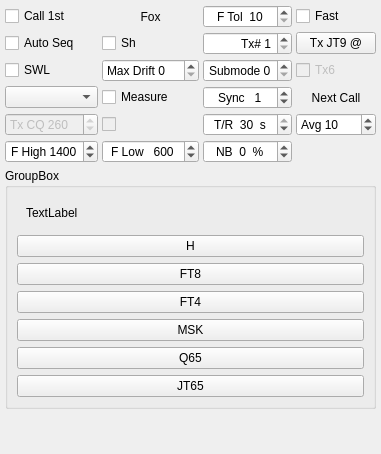
                     <widget class="QWidget" name="tab_9">
                      <attribute name="title">
                       <string>3</string>
                      </attribute>
                      <layout class="QGridLayout" name="gridLayout_7" columnstretch="0,1">
                       <property name="leftMargin">
                        <number>5</number>
                       </property>
                       <property name="topMargin">
                        <number>5</number>
                       </property>
                       <property name="rightMargin">
                        <number>5</number>
                       </property>
                       <property name="bottomMargin">
                        <number>5</number>
                       </property>
                       <property name="spacing">
                        <number>5</number>
                       </property>
                       <item row="0" column="0">
                        <layout class="QGridLayout" name="gridLayout_3">
                         <property name="spacing">
                          <number>4</number>
                         </property>
                         <item row="5" column="0">
                          <widget class="QCheckBox" name="cbAutoSeq">
                           <property name="toolTip">
                            <string>&lt;html&gt;&lt;head/&gt;&lt;body&gt;&lt;p&gt;Check to enable automatic sequencing of Tx messages based on received messages.&lt;/p&gt;&lt;/body&gt;&lt;/html&gt;</string>
                           </property>
                           <property name="text">
                            <string>Auto Seq</string>
                           </property>
                          </widget>
                         </item>
                         <item row="6" column="3">
                          <widget class="QCheckBox" name="cbTx6">
                           <property name="enabled">
                            <bool>false</bool>
                           </property>
                           <property name="toolTip">
                            <string>Check to generate &quot;@1250  (SEND MSGS)&quot; in Tx6.</string>
                           </property>
                           <property name="text">
                            <string>Tx6</string>
                           </property>
                          </widget>
                         </item>
                         <item row="4" column="0">
                          <widget class="QCheckBox" name="cbFirst">
                           <property name="toolTip">
                            <string>&lt;html&gt;&lt;head/&gt;&lt;body&gt;&lt;p&gt;Check to call the first decoded responder to my CQ.&lt;/p&gt;&lt;/body&gt;&lt;/html&gt;</string>
                           </property>
                           <property name="text">
                            <string>Call 1st</string>
                           </property>
                          </widget>
                         </item>
                         <item row="8" column="0">
                          <widget class="QSpinBox" name="sbCQTxFreq">
                           <property name="enabled">
                            <bool>false</bool>
                           </property>
                           <property name="toolTip">
                            <string>&lt;html&gt;&lt;head/&gt;&lt;body&gt;&lt;p&gt;Frequency to call CQ on in kHz above the current MHz&lt;/p&gt;&lt;/body&gt;&lt;/html&gt;</string>
                           </property>
                           <property name="prefix">
                            <string>Tx CQ </string>
                           </property>
                           <property name="minimum">
                            <number>1</number>
                           </property>
                           <property name="maximum">
                            <number>999</number>
                           </property>
                           <property name="value">
                            <number>260</number>
                           </property>
                          </widget>
                         </item>
                         <item row="8" column="2">
                          <widget class="RestrictedSpinBox" name="sbTR">
                           <property name="toolTip">
                            <string>&lt;html&gt;&lt;head/&gt;&lt;body&gt;&lt;p&gt;Tx/Rx or Frequency calibration sequence length&lt;/p&gt;&lt;/body&gt;&lt;/html&gt;</string>
                           </property>
                           <property name="alignment">
                            <set>Qt::AlignCenter</set>
                           </property>
                           <property name="suffix">
                            <string>  s</string>
                           </property>
                           <property name="prefix">
                            <string>T/R  </string>
                           </property>
                           <property name="minimum">
                            <number>5</number>
                           </property>
                           <property name="maximum">
                            <number>30</number>
                           </property>
                           <property name="value">
                            <number>30</number>
                           </property>
                          </widget>
                         </item>
                         <item row="9" column="1">
                          <widget class="QSpinBox" name="sbF_Low">
                           <property name="alignment">
                            <set>Qt::AlignCenter</set>
                           </property>
                           <property name="prefix">
                            <string>F Low   </string>
                           </property>
                           <property name="minimum">
                            <number>100</number>
                           </property>
                           <property name="maximum">
                            <number>5000</number>
                           </property>
                           <property name="singleStep">
                            <number>50</number>
                           </property>
                           <property name="value">
                            <number>600</number>
                           </property>
                          </widget>
                         </item>
                         <item row="7" column="2">
                          <widget class="QSpinBox" name="syncSpinBox">
                           <property name="toolTip">
                            <string>&lt;html&gt;&lt;head/&gt;&lt;body&gt;&lt;p&gt;Synchronizing threshold.  Lower numbers accept weaker sync signals.&lt;/p&gt;&lt;/body&gt;&lt;/html&gt;</string>
                           </property>
                           <property name="alignment">
                            <set>Qt::AlignCenter</set>
                           </property>
                           <property name="prefix">
                            <string>Sync   </string>
                           </property>
                           <property name="minimum">
                            <number>-1</number>
                           </property>
                           <property name="maximum">
                            <number>10</number>
                           </property>
                           <property name="value">
                            <number>1</number>
                           </property>
                          </widget>
                         </item>
                         <item row="5" column="3">
                          <widget class="QPushButton" name="pbTxMode">
                           <property name="enabled">
                            <bool>true</bool>
                           </property>
                           <property name="sizePolicy">
                            <sizepolicy hsizetype="Maximum" vsizetype="Fixed">
                             <horstretch>0</horstretch>
                             <verstretch>0</verstretch>
                            </sizepolicy>
                           </property>
                           <property name="toolTip">
                            <string>Toggle Tx mode</string>
                           </property>
                           <property name="text">
                            <string>Tx JT9 @</string>
                           </property>
                          </widget>
                         </item>
                         <item row="5" column="2">
                          <widget class="QSpinBox" name="sbSerialNumber">
                           <property name="alignment">
                            <set>Qt::AlignRight|Qt::AlignTrailing|Qt::AlignVCenter</set>
                           </property>
                           <property name="prefix">
                            <string>Tx# </string>
                           </property>
                           <property name="minimum">
                            <number>1</number>
                           </property>
                           <property name="maximum">
                            <number>4095</number>
                           </property>
                          </widget>
                         </item>
                         <item row="4" column="2">
                          <widget class="HintedSpinBox" name="sbFtol">
                           <property name="toolTip">
                            <string>Frequency tolerance (Hz)</string>
                           </property>
                           <property name="alignment">
                            <set>Qt::AlignCenter</set>
                           </property>
                           <property name="prefix">
                            <string>F Tol  </string>
                           </property>
                           <property name="minimum">
                            <number>10</number>
                           </property>
                           <property name="maximum">
                            <number>1000</number>
                           </property>
                           <property name="value">
                            <number>10</number>
                           </property>
                          </widget>
                         </item>
                         <item row="9" column="2">
                          <widget class="QSpinBox" name="sbNB">
                           <property name="alignment">
                            <set>Qt::AlignCenter</set>
                           </property>
                           <property name="suffix">
                            <string>  %</string>
                           </property>
                           <property name="prefix">
                            <string>NB  </string>
                           </property>
                           <property name="minimum">
                            <number>-2</number>
                           </property>
                           <property name="maximum">
                            <number>25</number>
                           </property>
                          </widget>
                         </item>
                         <item row="4" column="3">
                          <widget class="QCheckBox" name="cbFast9">
                           <property name="toolTip">
                            <string>&lt;html&gt;&lt;head/&gt;&lt;body&gt;&lt;p&gt;Check to enable JT9 fast modes&lt;/p&gt;&lt;/body&gt;&lt;/html&gt;</string>
                           </property>
                           <property name="text">
                            <string>Fast</string>
                           </property>
                          </widget>
                         </item>
                         <item row="7" column="3">
                          <widget class="QLabel" name="labNextCall">
                           <property name="toolTip">
                            <string>&lt;html&gt;&lt;head/&gt;&lt;body&gt;&lt;p&gt;Double-click on another caller to queue that call for your next QSO.&lt;/p&gt;&lt;/body&gt;&lt;/html&gt;</string>
                           </property>
                           <property name="text">
                            <string>Next Call</string>
                           </property>
                           <property name="alignment">
                            <set>Qt::AlignCenter</set>
                           </property>
                          </widget>
                         </item>
                         <item row="6" column="2">
                          <widget class="LettersSpinBox" name="sbSubmode">
                           <property name="toolTip">
                            <string>&lt;html&gt;&lt;head/&gt;&lt;body&gt;&lt;p&gt;Submode determines tone spacing; A is narrowest.&lt;/p&gt;&lt;/body&gt;&lt;/html&gt;</string>
                           </property>
                           <property name="alignment">
                            <set>Qt::AlignCenter</set>
                           </property>
                           <property name="prefix">
                            <string>Submode </string>
                           </property>
                           <property name="minimum">
                            <number>0</number>
                           </property>
                           <property name="maximum">
                            <number>7</number>
                           </property>
                          </widget>
                         </item>
                         <item row="5" column="1">
                          <widget class="QCheckBox" name="cbShMsgs">
                           <property name="toolTip">
                            <string>&lt;html&gt;&lt;head/&gt;&lt;body&gt;&lt;p&gt;Check to use short-format messages.&lt;/p&gt;&lt;/body&gt;&lt;/html&gt;</string>
                           </property>
                           <property name="text">
                            <string>Sh</string>
                           </property>
                          </widget>
                         </item>
                         <item row="6" column="0">
                          <widget class="QCheckBox" name="cbSWL">
                           <property name="toolTip">
                            <string>&lt;html&gt;&lt;head/&gt;&lt;body&gt;&lt;p&gt;Check to monitor Sh messages.&lt;/p&gt;&lt;/body&gt;&lt;/html&gt;</string>
                           </property>
                           <property name="text">
                            <string>SWL</string>
                           </property>
                          </widget>
                         </item>
                         <item row="9" column="0">
                          <widget class="QSpinBox" name="sbF_High">
                           <property name="alignment">
                            <set>Qt::AlignCenter</set>
                           </property>
                           <property name="suffix">
                            <string/>
                           </property>
                           <property name="prefix">
                            <string>F High </string>
                           </property>
                           <property name="minimum">
                            <number>100</number>
                           </property>
                           <property name="maximum">
                            <number>5000</number>
                           </property>
                           <property name="singleStep">
                            <number>50</number>
                           </property>
                           <property name="value">
                            <number>1400</number>
                           </property>
                          </widget>
                         </item>
                         <item row="7" column="0">
                          <widget class="QComboBox" name="respondComboBox">
                             <property name="sizePolicy">
                              <sizepolicy hsizetype="Maximum" vsizetype="Fixed">
                               <horstretch>0</horstretch>
                               <verstretch>0</verstretch>
                              </sizepolicy>
                             </property>
                             <property name="maximumSize">
                              <size>
                               <width>130</width>
                               <height>16777215</height>
                              </size>
                             </property>
                           <property name="toolTip">
                              <string>&lt;html&gt;&lt;head/&gt;&lt;body&gt;&lt;p&gt;Select &lt;span style=&quot; font-weight:600;&quot;&gt;CQ: First&lt;/span&gt; to respond automatically to the first decoded reply to your CQ. &lt;/p&gt;&lt;p&gt;Select &lt;span style=&quot; font-weight:600;&quot;&gt;CQ: Max Dist&lt;/span&gt; to respond automatically to the reply yielding most points in the ARRL International Digital Contest.&lt;/p&gt;&lt;p&gt;Select &lt;span style=&quot; font-weight:600;&quot;&gt;CQ: None&lt;/span&gt; to choose callers manually.&lt;/p&gt;&lt;/body&gt;&lt;/html&gt;</string>
                             </property>
                           <property name="currentText">
                            <string/>
                           </property>
                           <property name="currentIndex">
                            <number>-1</number>
                           </property>
                           <property name="maxVisibleItems">
                           <number>3</number>
                           </property>
                          </widget>
                         </item>
                         <item row="4" column="1">
                          <widget class="QLabel" name="labDXped">
                           <property name="sizePolicy">
                            <sizepolicy hsizetype="Minimum" vsizetype="Preferred">
                             <horstretch>0</horstretch>
                             <verstretch>0</verstretch>
                            </sizepolicy>
                           </property>
                           <property name="maximumSize">
                            <size>
                             <width>100</width>
                             <height>16777215</height>
                            </size>
                           </property>
                           <property name="text">
                            <string>Fox</string>
                           </property>
                           <property name="alignment">
                            <set>Qt::AlignCenter</set>
                           </property>
                           <property name="margin">
                            <number>4</number>
                           </property>
                          </widget>
                         </item>
                         <item row="8" column="1">
                          <widget class="QCheckBox" name="cbCQTx">
                           <property name="enabled">
                            <bool>false</bool>
                           </property>
                           <property name="toolTip">
                            <string>&lt;html&gt;&lt;head/&gt;&lt;body&gt;&lt;p&gt;Check this to call CQ on the &amp;quot;Tx CQ&amp;quot; frequency. Rx will be on the current frequency and the CQ message wiill include the current Rx frequency so callers know which frequency to reply on.&lt;/p&gt;&lt;p&gt;Not available to nonstandard callsign holders.&lt;/p&gt;&lt;/body&gt;&lt;/html&gt;</string>
                           </property>
                           <property name="text">
                            <string/>
                           </property>
                          </widget>
                         </item>
                         <item row="6" column="1">
                          <widget class="QSpinBox" name="sbMaxDrift">
                           <property name="prefix">
                            <string>Max Drift </string>
                           </property>
                           <property name="maximum">
                            <number>50</number>
                           </property>
                           <property name="singleStep">
                            <number>5</number>
                           </property>
                          </widget>
                         </item>
                         <item row="7" column="1">
                          <widget class="QCheckBox" name="measure_check_box">
                           <property name="toolTip">
                            <string>&lt;html&gt;&lt;head/&gt;&lt;body&gt;&lt;p&gt;Check this to start recording calibration data.&lt;br/&gt;While measuring calibration correction is disabled.&lt;br/&gt;When not checked you can view the calibration results.&lt;/p&gt;&lt;/body&gt;&lt;/html&gt;</string>
                           </property>
                           <property name="text">
                            <string>Measure</string>
                           </property>
                          </widget>
                         </item>
                         <item row="8" column="3">
                          <widget class="HintedSpinBox" name="sbEchoAvg">
                           <property name="prefix">
                            <string>Avg </string>
                           </property>
                           <property name="minimum">
                            <number>1</number>
                           </property>
                           <property name="maximum">
                            <number>100</number>
                           </property>
                           <property name="value">
                            <number>10</number>
                           </property>
                          </widget>
                         </item>
                        </layout>
                       </item>
                       <item row="2" column="0">
                        <spacer name="verticalSpacer_6">
                         <property name="orientation">
                          <enum>Qt::Vertical</enum>
                         </property>
                         <property name="sizeHint" stdset="0">
                          <size>
                           <width>20</width>
                           <height>40</height>
                          </size>
                         </property>
                        </spacer>
                       </item>
                       <item row="1" column="0">
                        <widget class="QGroupBox" name="groupBox">
                         <property name="enabled">
                          <bool>true</bool>
                         </property>
                         <property name="styleSheet">
                          <string notr="true">QGroupBox { display: none; }</string>
                         </property>
                         <property name="title">
                          <string>GroupBox</string>
                         </property>
                         <layout class="QVBoxLayout" name="verticalLayout_15">
                          <item>
                           <widget class="QWidget" name="rh_decodes_widget" native="true">
                            <layout class="QGridLayout" name="gridLayout_10">
                             <item row="0" column="0">
                              <widget class="QLabel" name="label_7">
                               <property name="text">
                                <string>TextLabel</string>
                               </property>
                              </widget>
                             </item>
                            </layout>
                           </widget>
                          </item>
                          <item>
                           <widget class="QPushButton" name="houndButton">
                            <property name="minimumSize">
                             <size>
                              <width>32</width>
                              <height>0</height>
                             </size>
                            </property>
                            <property name="maximumSize">
                             <size>
                              <width>16777215</width>
                              <height>16777215</height>
                             </size>
                            </property>
                            <property name="focusPolicy">
                             <enum>Qt::StrongFocus</enum>
                            </property>
                            <property name="toolTip">
                             <string>Toggle FT8 hound mode On/Off.&lt;br&gt;Right-click to activate or deactivate SuperFox mode.</string>
                            </property>
                            <property name="styleSheet">
                             <string notr="true">QPushButton:checked {
	background-color: red;
}</string>
                            </property>
                            <property name="text">
                             <string>H</string>
                            </property>
                            <property name="checkable">
                             <bool>true</bool>
                            </property>
                           </widget>
                          </item>
                          <item>
                           <widget class="QPushButton" name="ft8Button">
                            <property name="minimumSize">
                             <size>
                              <width>32</width>
                              <height>0</height>
                             </size>
                            </property>
                            <property name="maximumSize">
                             <size>
                              <width>16777215</width>
                              <height>16777215</height>
                             </size>
                            </property>
                            <property name="focusPolicy">
                             <enum>Qt::StrongFocus</enum>
                            </property>
                            <property name="toolTip">
                             <string>Switch to FT8 mode.</string>
                            </property>
                            <property name="text">
                             <string>FT8</string>
                            </property>
                           </widget>
                          </item>
                          <item>
                           <widget class="QPushButton" name="ft4Button">
                            <property name="minimumSize">
                             <size>
                              <width>32</width>
                              <height>0</height>
                             </size>
                            </property>
                            <property name="maximumSize">
                             <size>
                              <width>16777215</width>
                              <height>16777215</height>
                             </size>
                            </property>
                            <property name="toolTip">
                             <string>Switch to FT4 mode</string>
                            </property>
                            <property name="text">
                             <string>FT4</string>
                            </property>
                           </widget>
                          </item>
                          <item>
                           <widget class="QPushButton" name="msk144Button">
                            <property name="minimumSize">
                             <size>
                              <width>32</width>
                              <height>0</height>
                             </size>
                            </property>
                            <property name="maximumSize">
                             <size>
                              <width>16777215</width>
                              <height>16777215</height>
                             </size>
                            </property>
                            <property name="toolTip">
                             <string>Switch to MSK144 mode</string>
                            </property>
                            <property name="text">
                             <string>MSK</string>
                            </property>
                           </widget>
                          </item>
                          <item>
                           <widget class="QPushButton" name="q65Button">
                            <property name="minimumSize">
                             <size>
                              <width>32</width>
                              <height>0</height>
                             </size>
                            </property>
                            <property name="maximumSize">
                             <size>
                              <width>16777215</width>
                              <height>16777215</height>
                             </size>
                            </property>
                            <property name="focusPolicy">
                             <enum>Qt::StrongFocus</enum>
                            </property>
                            <property name="toolTip">
                             <string>&lt;html&gt;&lt;head/&gt;&lt;body&gt;&lt;p&gt;Switch to Q65 mode.&lt;br&gt; Right-click to switch to Q65 Pileup mode.&lt;/p&gt;&lt;/body&gt;&lt;/html&gt;</string>
                            </property>
                            <property name="text">
                             <string>Q65</string>
                            </property>
                           </widget>
                          </item>
                          <item>
                           <widget class="QPushButton" name="jt65Button">
                            <property name="minimumSize">
                             <size>
                              <width>32</width>
                              <height>0</height>
                             </size>
                            </property>
                            <property name="maximumSize">
                             <size>
                              <width>16777215</width>
                              <height>16777215</height>
                             </size>
                            </property>
                            <property name="focusPolicy">
                             <enum>Qt::StrongFocus</enum>
                            </property>
                            <property name="toolTip">
                             <string>&lt;html&gt;&lt;head/&gt;&lt;body&gt;&lt;p&gt;Switch to JT65 mode. &lt;br&gt;Right-click to switch to JT9 mode.&lt;/p&gt;&lt;/body&gt;&lt;/html&gt;</string>
                            </property>
                            <property name="text">
                             <string>JT65</string>
                            </property>
                           </widget>
                          </item>
                         </layout>
                        </widget>
                       </item>
                      </layout>
                     </widget>
